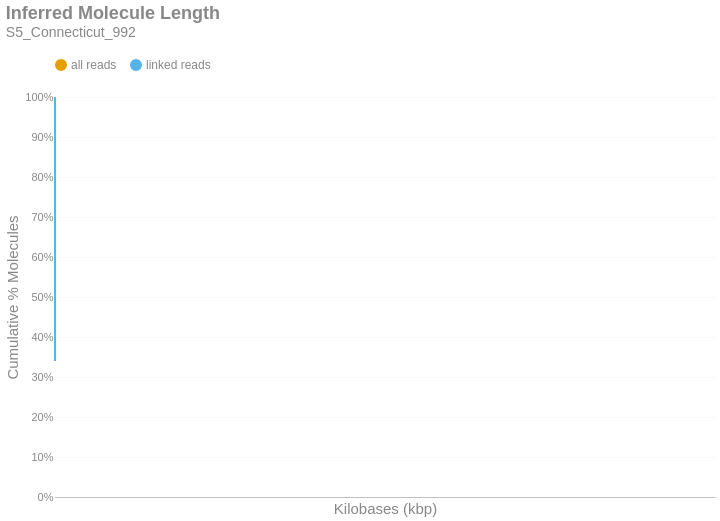

The cell this chart's notebook holds for it:
### Markdown cell above
### Inferred Molecule Length
This is the cumulative frequency distribution of molecule lengths inferred from the first and last alignment positions along a contig for all alignments associated with a single linked-read barcode on a given contig.There are two distributions: one with `all` the alignments (yellow) and another with only `linked reads` (blue). The percent of molecules in the `linked reads` distribution is relative to the total number of linked molecules.

### Code cell
if SKIPLR:
    print_html(f"Skipped")
else:
    binned_df = consolidated_hist(valids['length_inferred']/1000, mask, 10, True)
    binned_df = binned_df.with_columns(
        pl.when(pl.col('bin').cast(pl.Utf8) == '0').then(pl.lit('1')).otherwise(pl.col('bin').cast(pl.Utf8)).alias('bin')
    )
    with SafeRender(binned_df):
        (
            density_plot(binned_df, 'Inferred Molecule Length', samplename, 'inferredlen')
            .transform_calculate(bin_kb='datum.bin / 1000')
            .encode(
                x=alt.X('bin_kb:Q', title="Kilobases (kbp)").scale(type='log', padding=0).axis(labelAngle=-40),
                y=alt.Y('value:Q', title='Cumulative % Molecules')
                    .axis(format='%')
                    .stack(False)
                    .scale(domainMin=0, domainMax=1,padding=0),
                color=alt.Color("key:N").scale(domain = ["all reads", "linked reads"]),
                tooltip = [
                    alt.Tooltip("key:N", title = "Data Type"),
                    alt.Tooltip("range_label:N", title="Kilobases"),
                    alt.Tooltip("value:Q", format = ".2%", title="% Molecules (Cum.)")
                ]
            )
        ).display()

### Figure 1 — Vega-Lite specification as saved in the notebook (floating-point values rounded to 4 significant figures; data arrays with more than 128 entries replaced by an {"elided": "..."} marker saying what was removed)
{"width": "container", "height": 400, "config": {"title": {"anchor": "start", "dy": -15, "fontSize": 18, "color": "#888888", "subtitleColor": "#888888", "subtitleFontSize": 14}, "arc": {"fill": "#0072B2"}, "axis": {"domainColor": "#888888", "domainWidth": 0.5, "gridWidth": 0.2, "grid": false, "titleFontWeight": 400, "titleFontSize": 15, "labelFontSize": 11, "labelColor": "#888888", "tickColor": "#888888", "tickWidth": 0.2, "titleColor": "#888888"}, "axisBand": {"grid": false}, "axisX": {"grid": true, "tickSize": 10, "domainCap": "round"}, "axisY": {"domain": false, "grid": true, "tickSize": 0, "domainCap": "round"}, "background": "transparent", "header": {"labelFontSize": 15, "labelColor": "#888888", "titleFontSize": 15, "titleFontWeight": 600, "titleColor": "#888888"}, "legend": {"labelFont": "sans-serif", "labelFontSize": 12, "labelColor": "#888888", "symbolSize": 100, "symbolType": "circle", "titleFontSize": 12, "titlePadding": 10, "titleColor": "#888888", "title": null, "orient": "top"}, "range": {"category": ["#E69F00", "#56B4E9", "#009E73", "#F0E442", "#0072B2", "#D55E00", "#CC79A7", "#000000"], "diverging": ["#cfe8f3", "#a2d4ec", "#73bfe2", "#46abdb", "#1696d2", "#12719e"]}, "area": {"fill": "#0072B2", "fillOpacity": 0.7, "line": true, "strokeOpacity": 0.7}, "line": {"color": "#0072B2", "stroke": "#0072B2", "strokeWidth": 2}, "trail": {"color": "#0072B2", "stroke": "#0072B2", "strokeWidth": 0, "size": 1}, "point": {"filled": true, "fillOpacity": 1.0, "size": 95}, "text": {"color": "#888888", "fontSize": 11, "align": "right", "fontWeight": 400, "size": 11}, "bar": {"fill": "#0072B2", "stroke": null}, "view": {"stroke": null, "continuousWidth": 660, "continuousHeight": 400}}, "data": {"name": "data-f059a726d4090c830df1e1afcb2fbe10"}, "mark": {"type": "line", "interpolate": "monotone", "point": {"opacity": 0, "size": 275}}, "encoding": {"color": {"field": "key", "scale": {"domain": ["all reads", "linked reads"]}, "type": "nominal"}, "tooltip": [{"field": "key", "title": "Data Type", "type": "nominal"}, {"field": "range_label", "title": "Kilobases", "type": "nominal"}, {"field": "value", "format": ".2%", "title": "% Molecules (Cum.)", "type": "quantitative"}], "x": {"axis": {"labelAngle": -40}, "field": "bin_kb", "scale": {"type": "log", "padding": 0}, "title": "Kilobases (kbp)", "type": "quantitative"}, "y": {"axis": {"format": "%"}, "field": "value", "scale": {"domainMin": 0, "domainMax": 1, "padding": 0}, "stack": false, "title": "Cumulative % Molecules", "type": "quantitative"}}, "params": [{"name": "param_c36ac31b6afebe62", "select": {"type": "point", "fields": ["key"]}, "bind": "legend"}], "title": {"text": "Inferred Molecule Length", "subtitle": "S5_Connecticut_992"}, "transform": [{"fold": ["all reads (cumsum)", "linked reads (cumsum)"]}, {"calculate": "replace(datum.key, ' (cumsum)', '')", "as": "key"}, {"filter": {"param": "param_c36ac31b6afebe62"}}, {"calculate": "datum.bin / 1000", "as": "bin_kb"}], "usermeta": {"embedOptions": {"downloadFileName": "S5_Connecticut_992.inferredlen"}}, "$schema": "https://vega.github.io/schema/vega-lite/v6.1.0.json", "datasets": {"data-f059a726d4090c830df1e1afcb2fbe10": {"elided": "784 records"}}}
